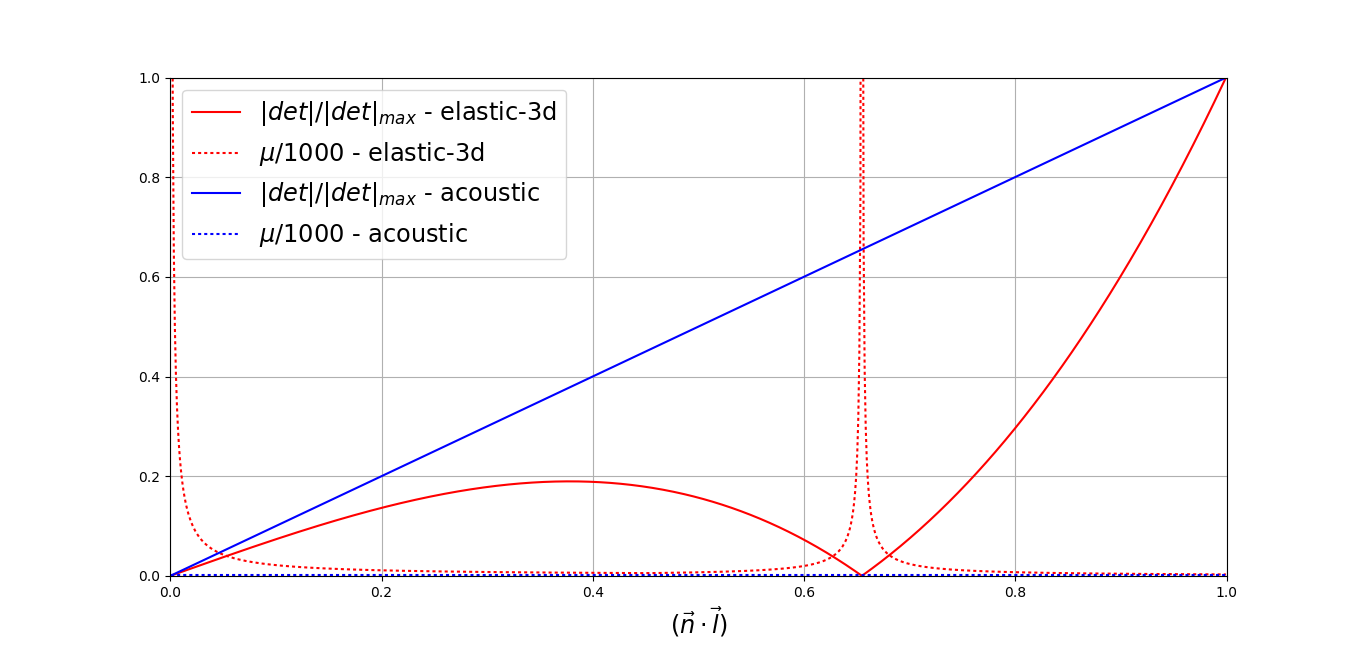

Write Python code to recreate this figure.
import numpy as np
import pylab as plt
import math
import sys

bones = bool(int(sys.argv[1]))
if bones:
	rho, lamda, mu = 1.904,  5.891, 0.982
else:
	rho, lamda, mu = 0.916,  1.415, 0.236
K = lamda + 2 * mu
c1 = math.sqrt(K / rho)
c2 = math.sqrt(mu / rho)

def BOmega(x):
	y = np.zeros(x.shape)
	z = np.sqrt(1 - x**2 - y**2)
	zero = np.zeros(x.shape)
	tmp = np.array([
		[    K * x * c2, mu * y * c1, mu * z * c1],
		[lamda * y * c2, mu * x * c1,        zero],
		[lamda * z * c2,        zero, mu * x * c1]
	]) / (c1 * c2)
	return tmp.transpose(2, 0, 1)

def acsBOmega(x):
	return np.array([[x]]).transpose()

def plotBOmega(fBOmega, color, name):
	step = 0.001
	x = np.arange(step / 4, 1 + step / 4, step)
	BO = fBOmega(x)
	abs_det = np.abs(np.linalg.det(BO))
	max_det = abs_det[-1]
	plt.plot(x, abs_det / max_det, color + '-', label = '$|det| / |det|_{max}$ - ' + name)
	plt.plot(x, np.linalg.cond(BO) / 1000, color + ':', label = '$\\mu / 1000$ - ' + name)
	#plt.plot(x, 1 / np.linalg.norm(BO, axis = (1, 2), ord = -2) / 1000, color + ':', label = '$norm_{-2} / 1000$ - ' + name)


plotBOmega(BOmega, 'r', 'elastic-3d')
plotBOmega(acsBOmega, 'b', 'acoustic')

plt.xlabel('$(\\vec{n} \\cdot \\vec{l})$', fontsize="xx-large")
plt.grid()
plt.xlim(xmin = 0)
plt.xlim(xmax = 1)
plt.ylim(ymin = 0)
plt.ylim(ymax = 1)
plt.legend(fontsize="xx-large")
plt.show()
